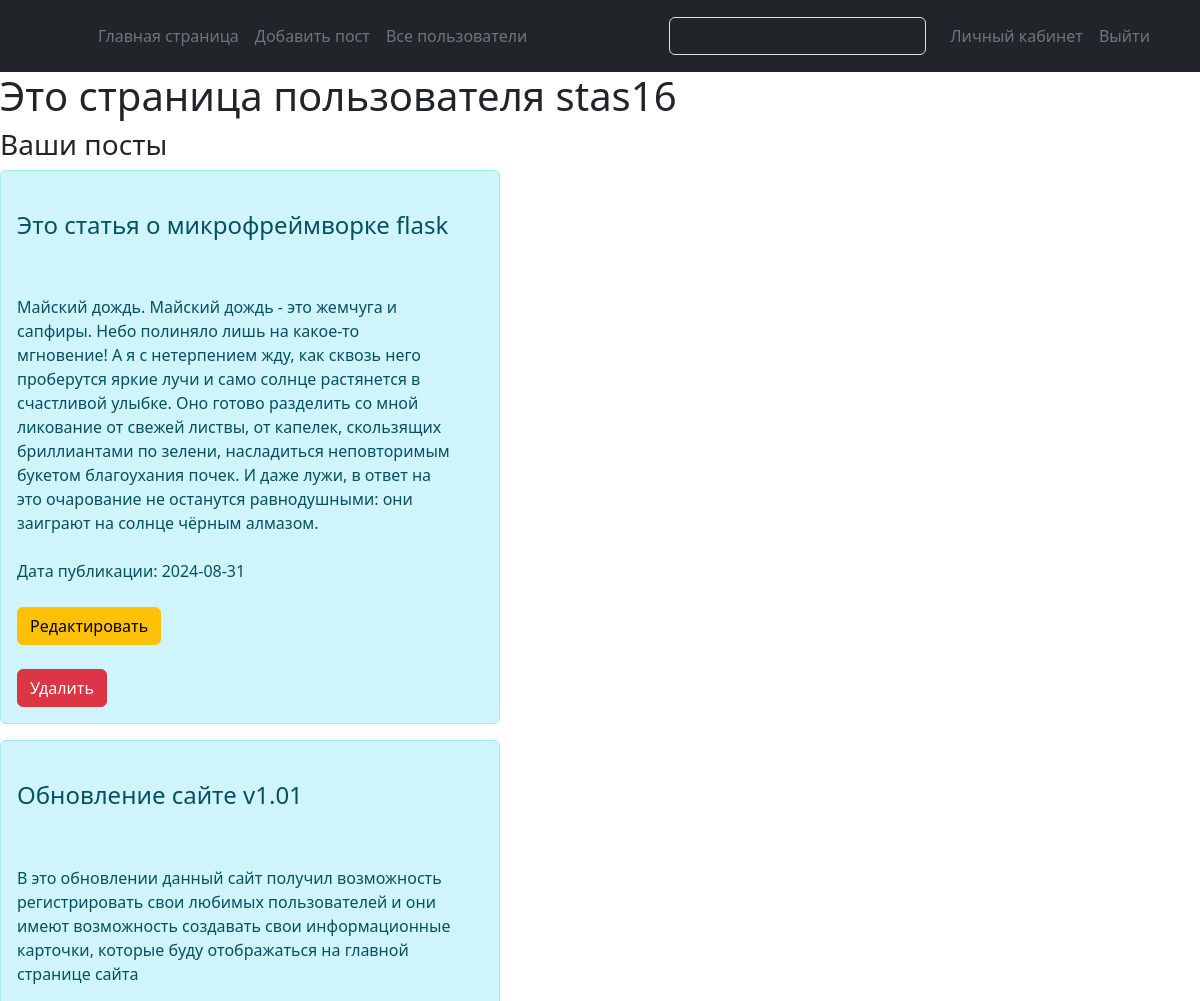
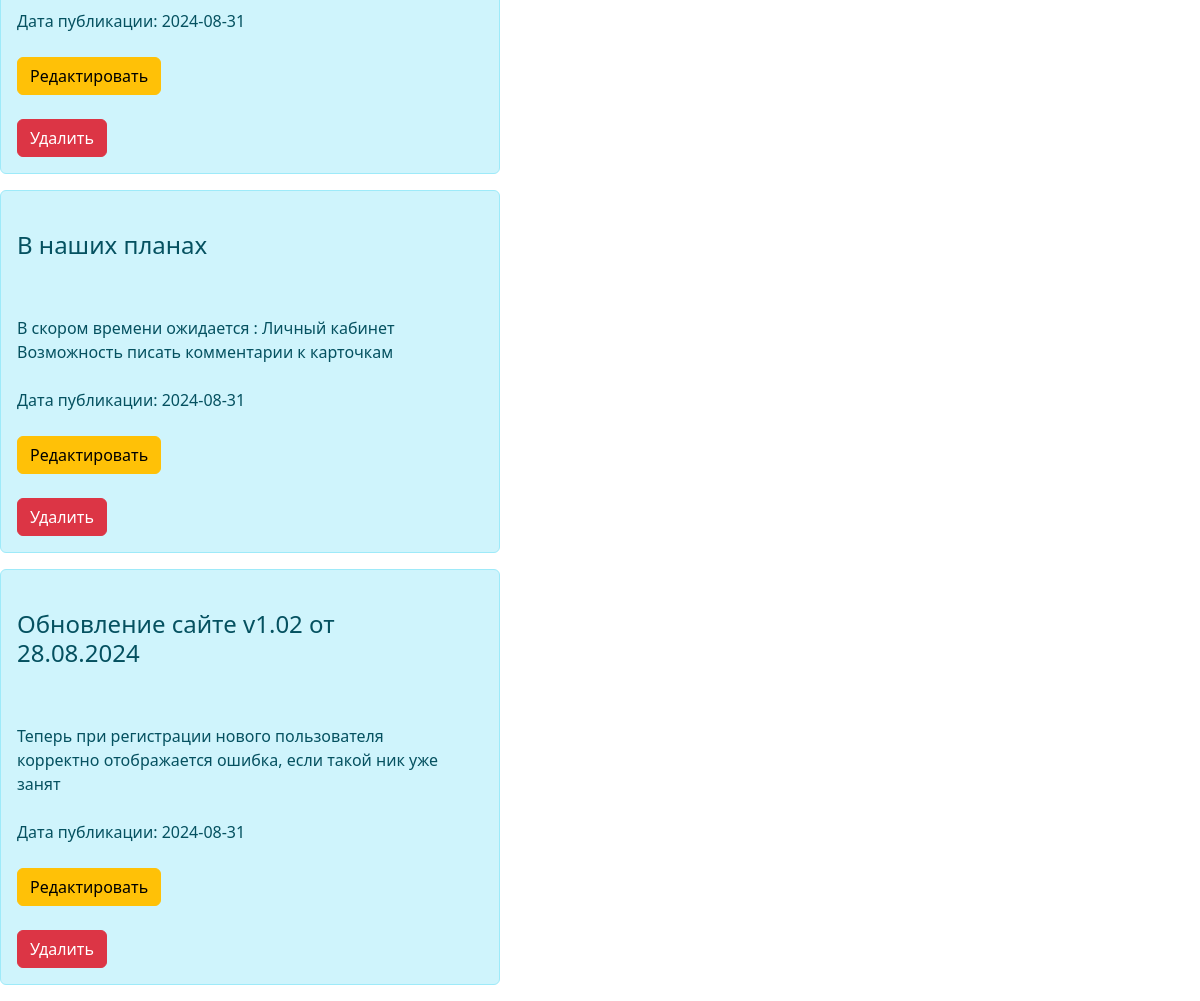
Page /personal_acc (signed in) on the committed database (2 pictures, top to bottom).
### app.py (models this page shows, shortened)
class User(db.Model, UserMixin):
    id = db.Column(db.Integer, primary_key=True)
    username = db.Column(db.String(30), nullable=False, unique=True, index=True)
    password = db.Column(db.String)
    rol = db.Column(db.String(15), index=True)
    date_registration = db.Column(db.DateTime, default=datetime.utcnow)
    user_cards = db.relationship("Cards", backref="user")

class Cards(db.Model):
    id = db.Column(db.Integer, primary_key=True)
    name = db.Column(db.String, nullable=False)
    text = db.Column(db.Text)
    date_add_card = db.Column(db.DateTime,default=datetime.utcnow)
    user_id = db.Column(db.Integer, db.ForeignKey('user.id'))

### app.py (the view)
@app.route("/personal_acc")
@login_required
def personal_account():
    return render_template('personal_account.html', current_user=current_user)

### app.py (called while the page is built)
@login.user_loader
def load_user(user_id):
    return User.query.get(user_id)

### templates/personal_account.html (shortened to what this page needs)
{% extends 'base.html' %}
{% block body %}
<h1>Это страница пользователя {{  current_user.username }}</h1>
<h3>Ваши посты</h3>
    {% for el in current_user.user_cards %}
    <div class="alert alert-dismissible alert-info col-5"
                         role="alert"
                         id="alert">
   <br><h4>{{ el.name }}</h4>   <br>
   <br>  {{ el.text }}<br>
    <br> Дата публикации: {{  el.date_add_card.date() }}
         <form method="post" action="{{ url_for('del_card', id=el.id) }}">
         <br>
         <a href="{{ url_for('upd_card', id=el.id) }}" class="btn btn-warning">Редактировать</a><br>
     <br>
     <button type="submit" class="btn btn-danger">Удалить</button></form>
    </div>
        {% endfor %}
{% endblock %}

### rows in the picture
User: username "stas16"
Cards: name "Это статья о микрофреймворке flask", text "Майский дождь. Майский дождь - это жемчуга и сапфиры. Небо полиняло лишь на какое-то мгновение! А я с нетерпением жду, как сквозь него проберутся яркие лучи и само солнце растянется в счастливой улыбке. Оно готово разделить со мной ликование от свежей листвы, от капелек, скользящих бриллиантами по зелени, насладиться неповторимым букетом благоухания почек. И даже лужи, в ответ на это очарование не останутся равнодушными: они заиграют на солнце чёрным алмазом.", date_add_card "2024-08-31"
Cards: name "Обновление сайте v1.01", text "В это обновлении данный сайт получил возможность регистрировать свои любимых пользователей и они имеют возможность создавать свои информационные карточки, которые буду отображаться на главной странице сайта", date_add_card "2024-08-31"
Cards: name "В наших планах", text "В скором времени ожидается : Личный кабинет Возможность писать комментарии к карточкам", date_add_card "2024-08-31"
Cards: name "Обновление сайте v1.02 от 28.08.2024", text "Теперь при регистрации нового пользователя корректно отображается ошибка, если такой ник уже занят", date_add_card "2024-08-31"
